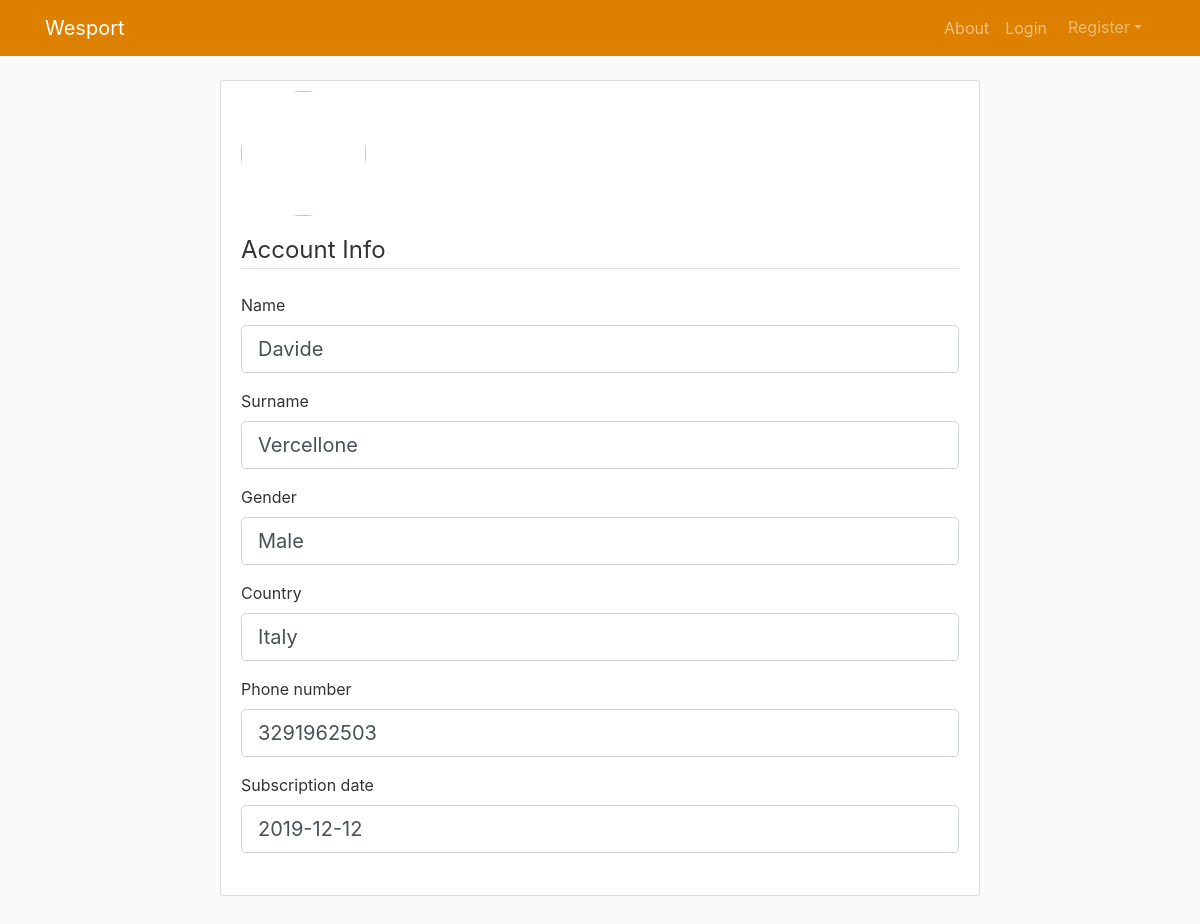
The page /players/1 on the database its author committed.
### wesport/models.py (models this page shows, shortened)
class Player(db.Model):
    id = db.Column(db.Integer, primary_key=True)
    name = db.Column(db.String(60), nullable=False)
    surname = db.Column(db.String(60), nullable=False)
    gender = db.Column(db.String(10), nullable=False)
    country = db.Column(db.String(20), nullable=False)
    phone_number = db.Column(db.String(20), unique=False, nullable=False)
    address = db.Column(db.String(60), nullable=False)
    birthdate = db.Column(db.Date, nullable=False)
    subscription_date = db.Column(db.Date, nullable=False, default=datetime.utcnow)
    image_file = db.Column(db.String(20), nullable=False, default='default.jpg')
    user_id = db.Column(db.Integer, db.ForeignKey('user.id'), nullable=False)
    booking = db.relationship('Booking', backref='booker', lazy=True)
    post = db.relationship('Post', backref='player_post', lazy=True)
    rating = db.relationship('PlayerRate', backref='player_rate', lazy=True)

### wesport/player/routes.py (the view)
@player.route("/players/<int:player_id>", methods=['GET', 'POST'])
def players(player_id):
    player = Player.query.filter_by(id=player_id).first()
    user = User.query.filter_by(id=player.user_id).first()
    image_file = url_for('static', filename='profile_pics/' + player.image_file)
    return render_template('player.html', title=player.name, player=player, user=user, image_file=image_file)

### wesport/templates/player.html (shortened to what this page needs)
{% extends 'layout_fullpage.html' %}
{% block content %}
    <div class="row justify-content-center">
        <div class="content-section col-8" xmlns="http://www.w3.org/1999/html">
              <div class="media">
                <img class="rounded-circle account-img" src="{{ image_file }}">
                <div class="media-body">
                </div>
              </div>
                <form method="POST" action="" enctype="multipart/form-data">
                    <fieldset class="form-group">
                        <legend class="border-bottom mb-4">Account Info</legend>
                        <div class="form-group">
                            <label class="form-control-label">Name</label>
                            <div class="form-control form-control-lg">
                                {{ player.name }}
                            </div>
                        </div>
                        <div class="form-group">
                            <label class="form-control-label">Surname</label>
                            <div class="form-control form-control-lg">
                                {{ player.surname }}
                            </div>
                        </div>
                        <div class="form-group">
                            <label class="form-control-label">Gender</label>
                            <div class="form-control form-control-lg">
                                {{ player.gender }}
                            </div>
                        </div>
                        <div class="form-group">
                            <label class="form-control-label">Country</label>
                            <div class="form-control form-control-lg">
                                {{ player.country }}
                            </div>
                        </div>
                        <div class="form-group">
                            <label class="form-control-label">Phone number</label>
                            <div class="form-control form-control-lg">
                                {{ player.phone_number }}
                            </div>
                        </div>
                        <div class="form-group">
                            <label class="form-control-label">Subscription date</label>
                            <div class="form-control form-control-lg">
                                {{ player.subscription_date }}
                            </div>
                        </div>
                    </fieldset>
                </form>
        </div>
    </div>
{% endblock %}

### wesport/static/main.css (style rules this page uses)
body { background: #fafafa; color: #333333; margin-top: 5rem; }
.content-section { background: #ffffff; padding: 10px 20px; border: 1px solid #dddddd; border-radius: 3px; margin-bottom: 20px; }
.account-img { height: 125px; width: 125px; margin-right: 20px; margin-bottom: 16px; }

### rows shown on the page
Player: name "Davide", surname "Vercellone", gender "Male", country "Italy", phone_number "3291962503", subscription_date "2019-12-12"
